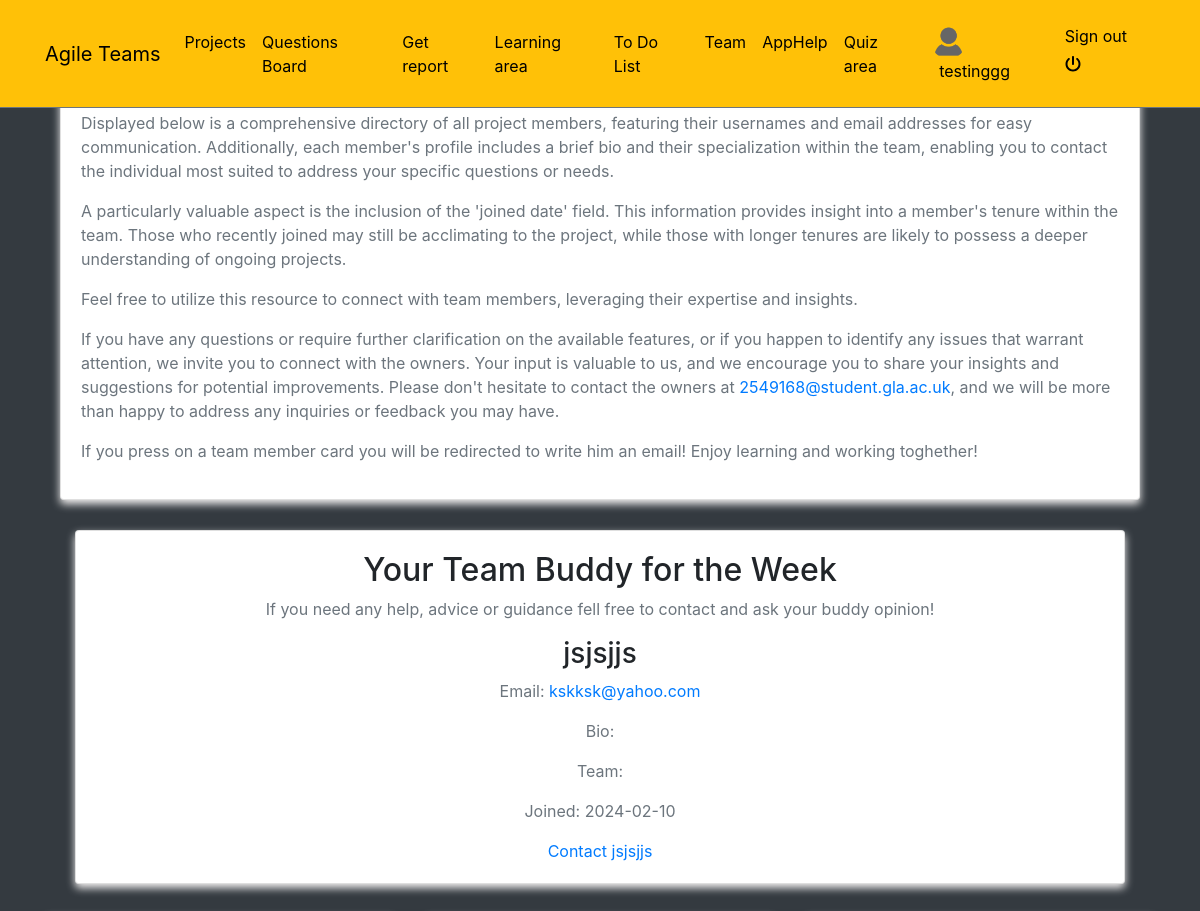
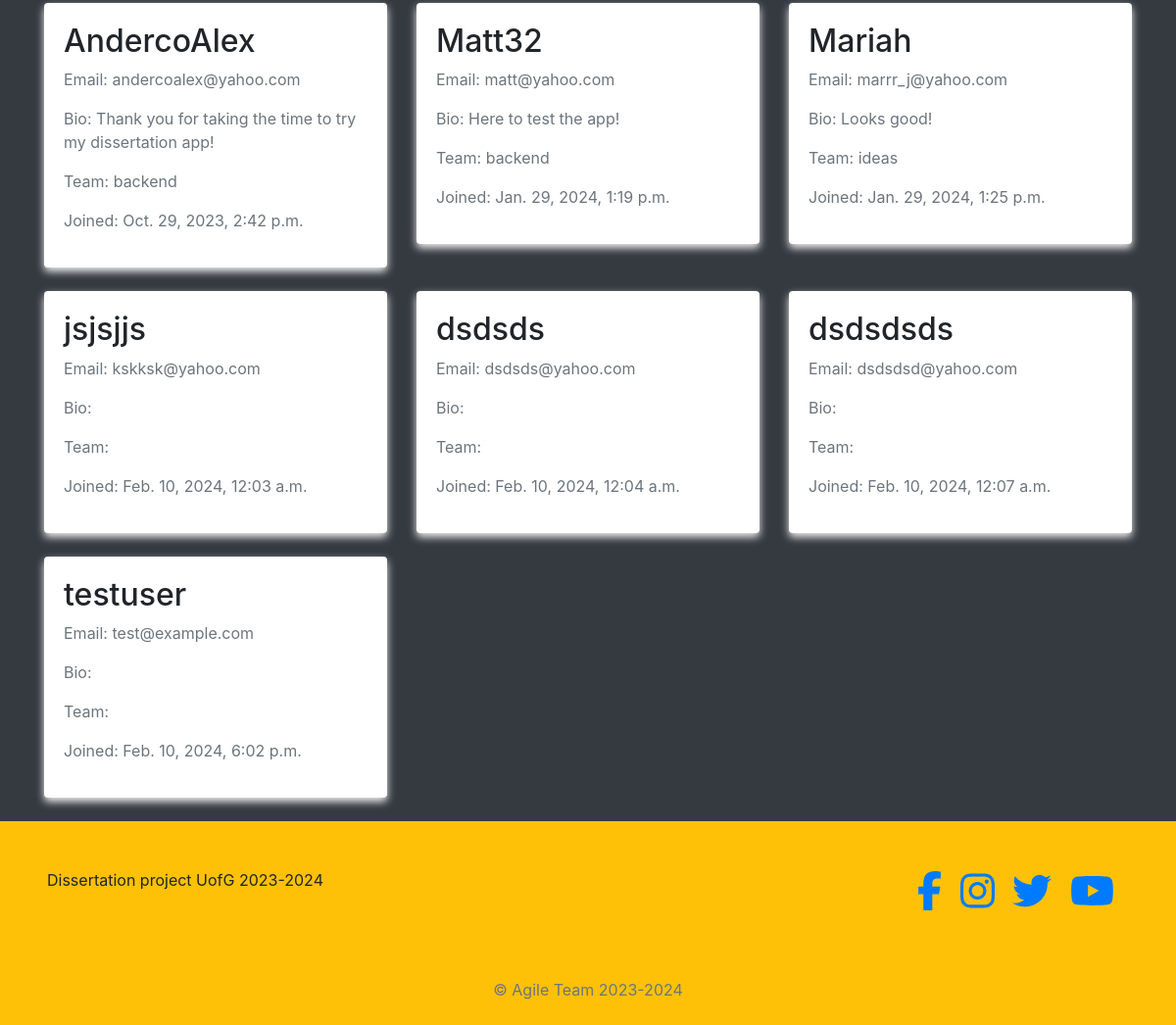
Page /team/ (signed in) on the committed database (2 pictures, top to bottom).
### profiles/models.py (models this page shows, shortened)
class Profile(models.Model):
    user = models.OneToOneField(User, on_delete=models.CASCADE)
    bio = models.TextField()
    profile_picture = models.ImageField(upload_to=get_upload_path, default="uploads/profile/img/avatar.png", validators=[FileExtensionValidator(['png', 'jpg', 'jpeg'])])
    team = models.CharField(max_length=200, choices=TEAM_CHOICES)  # Use choices for team
    updated = models.DateTimeField(auto_now=True)
    created = models.DateTimeField(auto_now_add=True)

### agile/views.py (the view)
# urls.py: path('team/', views.team, name='team'),
@login_required
def team(request):
    current_week = datetime.now().isocalendar().week
    seed = str(current_week)
    random.seed(seed)
    teammates = Profile.objects.exclude(user=request.user)
    buddy = None
    if teammates.exists():
        teammates_count = teammates.count()
        random_index = random.randint(0, teammates_count - 1)
        buddy = teammates[random_index]
    context = {
        'buddy': buddy,
        'members': teammates,
    }
    return render(request, 'team.html', context)

### blogs/context_processors.py (called while the page is built)
def get_categories(request):
    categories = Category.objects.all()
    return dict(categories=categories)

### profiles/context_processors.py (called while the page is built)
def profile_pic(request):
    if request.user.is_authenticated:
        user = request.user
        try:
            profile_obj = Profile.objects.get(user=user)
            pic = profile_obj.profile_picture
        except Profile.DoesNotExist:
            pic = None
        return {'picture':pic}
    return {}

def get_profile(request):
    if request.user.is_authenticated:
        user = request.user
        try:
            profile_obj = Profile.objects.get(user=user)
        except Profile.DoesNotExist:
            pic = None
        return {'profile':profile_obj}
    return {}

### templates/team.html (shortened to what this page needs)
{% extends 'base.html' %}
    {% load static %}
    {% block content %}
    {% if request.user.is_authenticated  %}
    <div class="container" style="margin-top: 70px;">
        <div class="container">
            <div class="card">
                <div class="card-body">
                    <p>Displayed below is a comprehensive directory of all project members, featuring their usernames and email addresses for easy communication. Additionally, each member's profile includes a brief bio and their specialization within the team, enabling you to contact the individual most suited to address your specific questions or needs.</p>
                    <p>A particularly valuable aspect is the inclusion of the 'joined date' field. This information provides insight into a member's tenure within the team. Those who recently joined may still be acclimating to the project, while those with longer tenures are likely to possess a deeper understanding of ongoing projects.</p>
                    <p>Feel free to utilize this resource to connect with team members, leveraging their expertise and insights. </p>
                                    <p>If you have any questions or require further clarification on the available features, or if you happen to identify any issues that warrant attention, we invite you to connect with the owners. Your input is valuable to us, and we encourage you to share your insights and suggestions for potential improvements. Please don't hesitate to contact the owners at <a href="mailto:2549168@student.gla.ac.uk">2549168@student.gla.ac.uk</a>, and we will be more than happy to address any inquiries or feedback you may have.</p>
                    <p>If you press on a team member card you will be redirected to write him an email! Enjoy learning and working toghether!</p>
                </div>
            </div>
        </div>
        {% if buddy %}
        <div class="container" style="margin-top: 30px;">
            <div class="container">
                <div class="card">
                    <div class="card-body" style="text-align: center;">
                        <h2>Your Team Buddy for the Week</h2>
                        <p>If you need any help, advice or guidance fell free to contact and ask your buddy opinion!</p>
                        <h3>{{ buddy.user.username }}</h3>
                        <p>Email: <a href="mailto:{{ buddy.user.email }}">{{ buddy.user.email }}</a></p>
                        <p>Bio: {{ buddy.bio }}</p>
                        <p>Team: {{ buddy.team }}</p>
                        <p>Joined: {{ buddy.created|date:"Y-m-d" }}</p>
                        <a href="mailto:{{ buddy.user.email }}">Contact {{ buddy.user.username }}</a>
                    </div>
                </div>
            </div>
        </div>
        {% endif %}
        <div class="row" style="margin-top: 30px;">
            {% for member in members %}
            <div class="col-md-4 mb-4">
                <a href="mailto:{{ member.user.email }}" style="text-decoration: none; color: inherit;">
                    <div class="card border-0">
                        <div class="card-body">
                            <h2>{{ member.user.username }}</h2>
                            <p>Email: {{ member.user.email }}</p>
                            <p>Bio: {{ member.bio }}</p>
                            <p>Team: {{ member.team }}</p>
                            <p>Joined: {{ member.created }}</p>
                        </div>
                    </div>
                </a>
            </div>
            {% endfor %}
        </div>
    </div>
    {% else %}
    <div class="text-white text-center h3" style="margin-top: 70px;"> Please log in! </div>
    {% endif %}
    {% endblock %}

### templates/navbar.html (shortened to what this page needs)
<!DOCTYPE html>
<html lang="en">
<head>
</head>
<body>
<nav class="navbar navbar-icon-top navbar-expand-lg navbar-dark bg-warning border-bottom border-secondary fixed-top py-3">
    <div class="container">
        <a class="navbar-brand" href="{% url 'help' %}">Agile Teams</a>
        <div class="collapse navbar-collapse" id="navbarSupportedContent">
            <ul class="navbar-nav mr-auto">
                <li class="nav-item">
                    <a class="nav-link" href="{% url "reports:home" %}">Projects</a>
                </li>
                <li class="nav-item">
                    <a class="nav-link" href="{% url "posts:post-list" %}">Questions Board</a>
                </li>
                <li class="nav-item">
                    <a class="nav-link" href="{% url "reports:select-view" %}">Get report</a>
                </li>
                <li class="nav-item">
                    <a class="nav-link" href="{% url 'home' %}">Learning area</a>
                </li>
                <li class="nav-item">
                    <a class="nav-link" href="{% url 'todo' %}">To Do List</a>
                </li>
                <li class="nav-item">
                    <a class="nav-link" href="{% url 'team' %}">Team</a>
                </li>
                <li class="nav-item">
                    <a class="nav-link" href="{% url 'help' %}">AppHelp</a>
                </li>
                <li class="nav-item">
                    <a class="nav-link" href="{% url 'quiz:quiz_home' %}">Quiz area</a>
                </li>
            </ul>
            <ul class='navbar-nav'>
                {% if request.user.is_authenticated %}
                    <li class='nav-item'>
                        <a class='nav-link' href='{% url "profiles:profile-view" %}'>
                            <img src='{{picture.url}}' class='img-avatar' alt='profile picture'>
                            <span class='ml-2'> {{request.user}} </span>
                        </a>
                    </li>
                    <li class="nav-item">
                        <a class="nav-link" href="{% url 'account_logout' %}">
                            Sign out <i class="fas fa-power-off mt-2"></i>
                        </a>
                    </li>
                {% else %}
                    <li class="nav-item">
                        <a class="nav-link" href="{% url 'account_login' %}">
                            Sign in <i class="fa fa-sign-in-alt"></i>
                        </a>
                    </li>
                {% endif %}
            </ul>
        </div>
    </div>
</nav>
</body>
</html>

### static/style.css (style rules this page uses)
.img-avatar { height: 35px; width: 35px; border-radius: 50%; }
body { background-color: orange; }

### static/test.css (style rules this page uses)
body { font-family: 'Arial', sans-serif; background-color: orange; margin: 0; padding: 0; }
.navbar-nav .nav-link { color: black !important; }
.card { box-shadow: 0 4px 8px #f5f3f3; transition: transform 0.3s, box-shadow 0.3s; }
.card-body { padding: 20px; }
h2 { color: #343a40; }
p { color: #6c757d; }

### templates/navbar.html (style rules this page uses)
.navbar-nav .nav-link { color: black !important; }
.navbar-brand { color: black !important; }

### rows in the picture
Profile: user.username "jsjsjjs", user.email "kskksk@yahoo.com", created "2024-02-10", created "Feb. 10, 2024, 12:03 a.m."
Profile: user.username "AndercoAlex", user.email "andercoalex@yahoo.com", bio "Thank you for taking the time to try my dissertation app!", team "backend", created "Oct. 29, 2023, 2:42 p.m."
Profile: user.username "Matt32", user.email "matt@yahoo.com", bio "Here to test the app!", team "backend", created "Jan. 29, 2024, 1:19 p.m."
Profile: user.username "Mariah", user.email "marrr_j@yahoo.com", bio "Looks good!", team "ideas", created "Jan. 29, 2024, 1:25 p.m."
Profile: user.username "dsdsds", user.email "dsdsds@yahoo.com", created "Feb. 10, 2024, 12:04 a.m."
Profile: user.username "dsdsdsds", user.email "dsdsdsd@yahoo.com", created "Feb. 10, 2024, 12:07 a.m."
Profile: user.username "testuser", user.email "test@example.com", created "Feb. 10, 2024, 6:02 p.m."

### other values in the picture
{{ request.user }} "testinggg"
